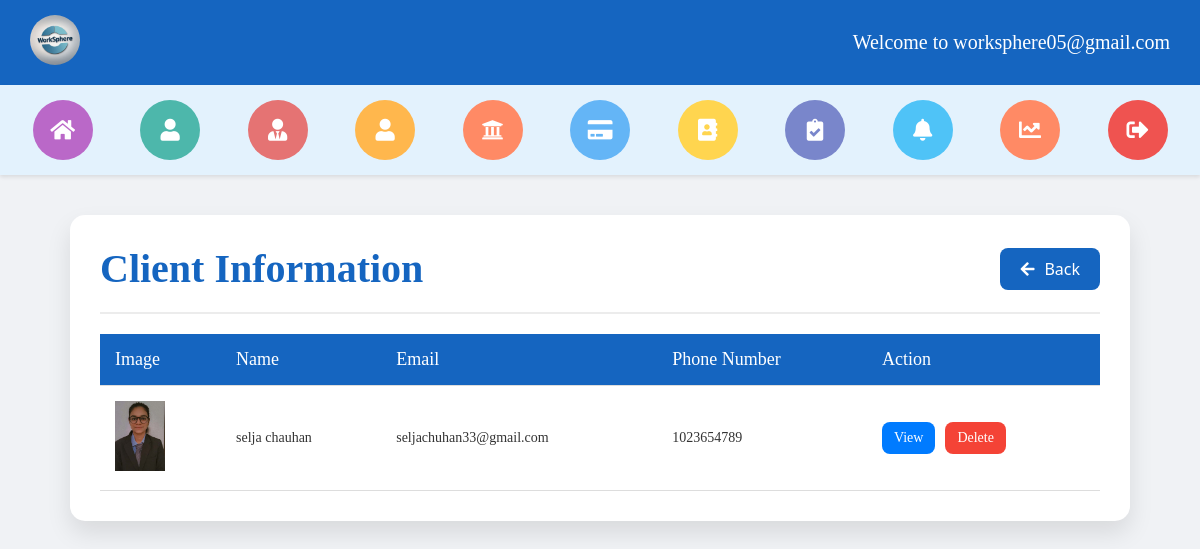
/administrator/admin_client/ (signed in), run on an earlier commit of the app's database.
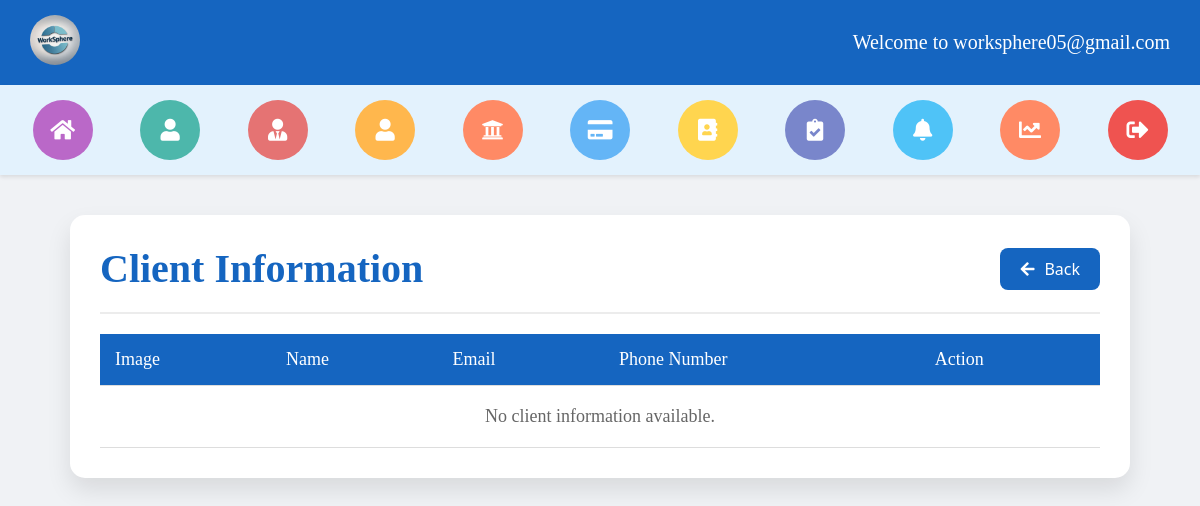
And on a later commit of the database.
### client/models.py (models this page shows, shortened)
class ClientRegisterLogin(models.Model):
    profile_photo = models.ImageField(upload_to='profile_photos/')
    first_name = models.CharField(max_length=30)
    last_name = models.CharField(max_length=30)
    username = models.CharField(max_length=30, unique=True)
    email = models.EmailField(unique=True)
    password = models.CharField(max_length=100)
    phone_no = models.CharField(max_length=15)
    company = models.CharField(max_length=100)
    location = models.CharField(max_length=100, null=True)
    bio = models.TextField(null=True, max_length=1000)

### administrator/views.py (the view)
# urls.py: path('admin_client/', views.admin_client, name='admin_client'),
def admin_client(request):
    if not request.session.get('admin'):
        return render('admin_login')
    client = ClientRegisterLogin.objects.all()
    admin_email = request.session.get('admin')
    context ={
        'clients' : client,
        'admin_email' : admin_email,
    }
    return render(request, 'admin_client.html', context)

### administrator/templates/admin_client.html (shortened to what this page needs)
{% extends 'admin_header_2.html' %}
{% block content %}
<!DOCTYPE html>
<html lang="en">
<head>
  <link rel="stylesheet" href="https://cdnjs.cloudflare.com/ajax/libs/font-awesome/5.15.4/css/all.min.css">
</head>
<body>
  <div class="client-container">
    <div class="client-header">
      <h2>Client Information</h2>
      <a href="{% url 'admin_dashboard' %}" class="back-button"><i class="fas fa-arrow-left"></i>Back</a>
    </div>
    <table class="client-table">
      <thead>
        <tr>
          <th>Image</th>
          <th>Name</th>
          <th>Email</th>
          <th>Phone Number</th>
          <th>Action</th>
        </tr>
      </thead>
      <tbody>
        {% if clients %}
            {% for client in clients %}
            <tr>
              <td><img src="{{ client.profile_photo.url }}" alt="Client Photo" width="50"></td>
              <td>{{ client.first_name }} {{ client.last_name }}</td>
              <td>{{ client.email }}</td>
              <td>{{ client.phone_no }}</td>
              <td>
                <div class="action-buttons">
                  <button class="view-button" onclick="viewClient({{ client.id }}, '{{ client.profile_photo.url }}', '{{ client.first_name }} {{ client.last_name }}', '{{ client.username }}', '{{ client.email }}', '{{ client.phone_no }}', '{{ client.company }}', '{{ client.location }}', '{{ client.bio }}')">View</button>
                  <form method="post" action="{% url 'admin_delete_client' client.id %}">
                    <button type="submit" class="delete-button">Delete</button>
                  </form>
                </div>
              </td>
            </tr>
            {% endfor %}
        {% else %}
            <tr>
                <td colspan="5" style="text-align: center; font-size: 18px; font-family: Verdana; color: #666; padding: 20px;">
                    No client information available.
                </td>
            </tr>
        {% endif %}
    </tbody>
    </table>
  </div>
</body>
</html>
{% endblock %}

What changed in the data, as far as the page shows it:
removed ClientRegisterLogin: profile_photo (picture), first_name "selja", last_name "chauhan", email "seljachuhan33@gmail.com", phone_no "1023654789"
Also different on the page:
text now shown: "No client information available."
